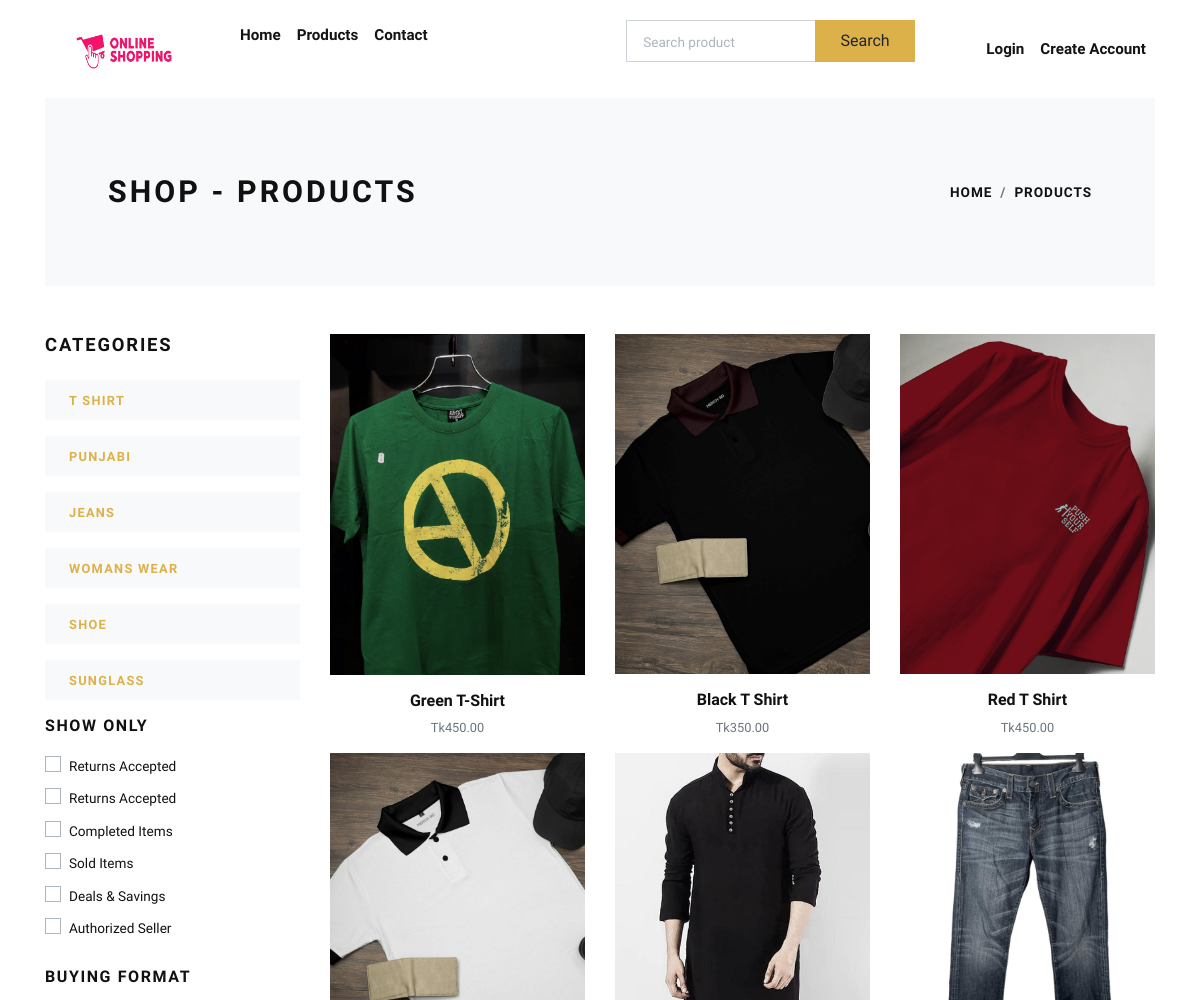
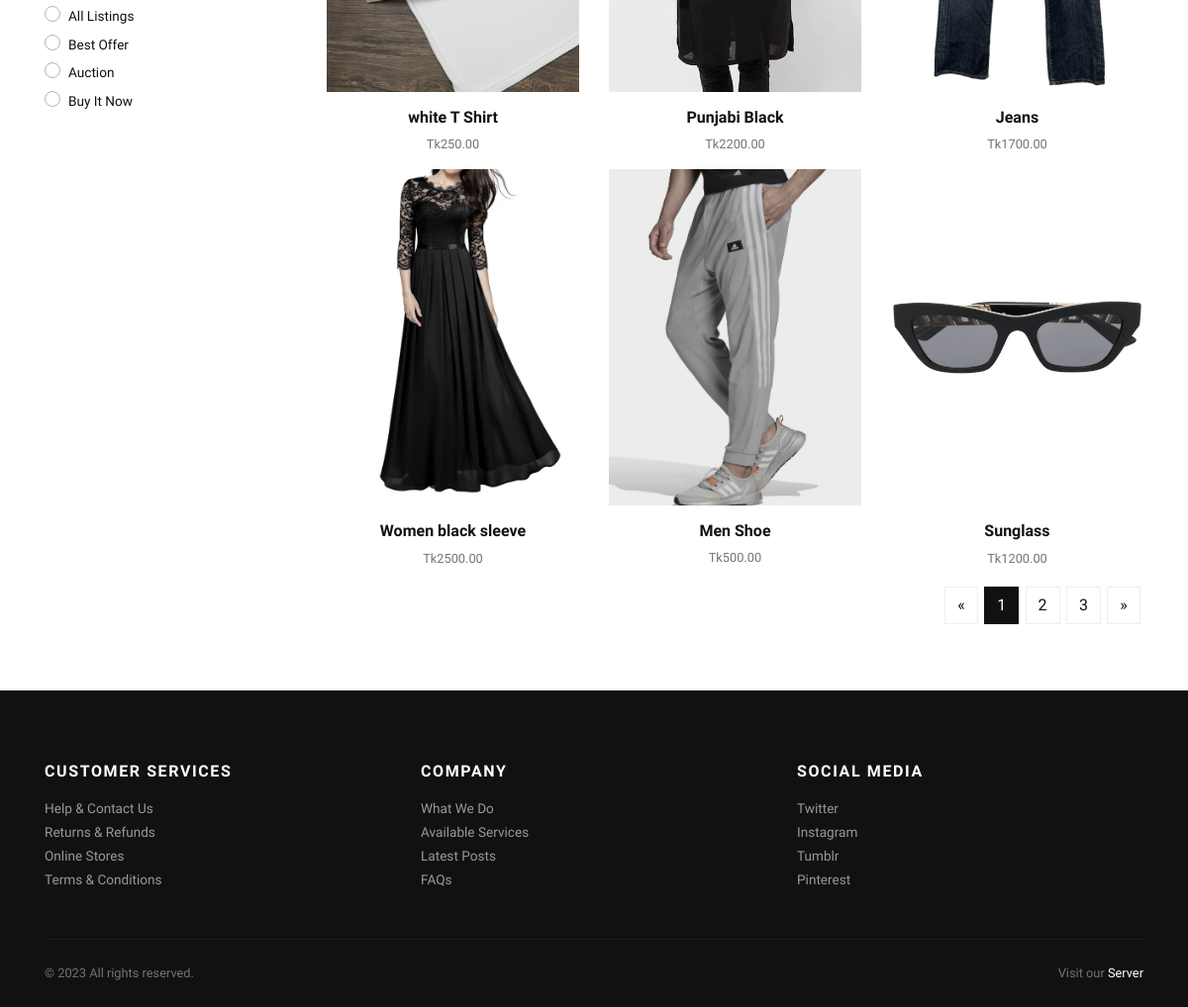
Screenshot of /products/ with the database file from the repository (2 pictures, top to bottom).
### store/models.py (models this page shows, shortened)
class Category(models.Model):
    title = models.CharField(max_length=50, verbose_name="Category Title")
    slug = models.SlugField(max_length=55, verbose_name="Category Slug")
    description = models.TextField(blank=True, verbose_name="Category Description")
    category_image = models.ImageField(
        upload_to="category", blank=True, null=True, verbose_name="Category Image"
    )
    is_active = models.BooleanField(verbose_name="Is Active?")
    is_featured = models.BooleanField(verbose_name="Is Featured?")
    created_at = models.DateTimeField(auto_now_add=True, verbose_name="Created Date")
    updated_at = models.DateTimeField(auto_now=True, verbose_name="Updated Date")
    class Meta:
        verbose_name_plural = "Categories"
        ordering = ("-created_at",)

class Product(models.Model):
    title = models.CharField(max_length=150, verbose_name="Product Title")
    slug = models.SlugField(max_length=160, verbose_name="Product Slug")
    sku = models.CharField(
        max_length=255, unique=True, verbose_name="Unique Product ID (SKU)"
    )
    short_description = models.TextField(verbose_name="Short Description")
    detail_description = models.TextField(
        blank=True, null=True, verbose_name="Detail Description"
    )
    product_image = models.ImageField(
        upload_to="product", blank=True, null=True, verbose_name="Product Image"
    )
    price = models.DecimalField(max_digits=8, decimal_places=2)
    category = models.ForeignKey(
        Category, verbose_name="Product Categoy", on_delete=models.CASCADE
    )
    is_active = models.BooleanField(verbose_name="Is Active?")
    is_featured = models.BooleanField(verbose_name="Is Featured?")
    created_at = models.DateTimeField(auto_now_add=True, verbose_name="Created Date")
    updated_at = models.DateTimeField(auto_now=True, verbose_name="Updated Date")
    class Meta:
        verbose_name_plural = "Products"
        ordering = ("-created_at",)

### store/views.py (the view)
# urls.py: path('products/', views.products, name="all_products"),
def products(request):
    category = request.GET.get("category")
    search = request.GET.get("search")
    filters = {}
    if category:
        category = get_object_or_404(Category, slug=category)
        filters["category"] = category
    if search:
        filters["title__contains"] = search
    products = Product.objects.filter(**filters, is_active=True)
    categories = Category.objects.filter(is_active=True)
    context = {
        "products": products,
        "categories": categories,
    }
    return render(request, "store/products.html", context)

### store/context_preprocessors.py (called while the page is built)
def store_menu(request):
    categories = Category.objects.filter(is_active=True)
    context = {
        'categories_menu': categories,
    }
    return context

def cart_menu(request):
    if request.user.is_authenticated:
        cart_items= Cart.objects.filter(user=request.user)
        context = {
            'cart_items': cart_items,
        }
    else:
        context = {}
    return context

### templates/store/products.html (shortened to what this page needs)
{% extends 'base.html' %}
{% load static %}
    {% block content %}
      <div class="container">
        <section class="py-5 bg-light">
          <div class="container">
            <div class="row px-4 px-lg-5 py-lg-4 align-items-center">
              <div class="col-lg-6">
                <h1 class="h2 text-uppercase mb-0">Shop - Products</h1>
              </div>
              <div class="col-lg-6 text-lg-right">
                <nav aria-label="breadcrumb">
                  <ol class="breadcrumb justify-content-lg-end mb-0 px-0">
                    <li class="breadcrumb-item"><a href="{% url 'store:home' %}">Home</a></li>
                    <li class="breadcrumb-item"><a href="{% url 'store:all-categories' %}">Products</a></li>
                  </ol>
                </nav>
              </div>
            </div>
          </div>
        </section>
        <section class="py-5">
          <div class="container p-0">
            <div class="row">
              <div class="col-lg-3 order-2 order-lg-1">
                <h5 class="text-uppercase mb-4">Categories</h5>
                {% if categories %}
                  {% for cat in categories %}
                    <a href="{% url 'store:category-products' cat.slug %}">
                      <div class="py-2 px-4 {% if category == cat %}bg-dark text-white {% else %}bg-light{% endif %} mb-3">
                        <strong class="small text-uppercase font-weight-bold">{{cat.title}}</strong>
                      </div>
                    </a>
                  {% endfor %}
                {% endif %}
                <h6 class="text-uppercase mb-3">Show only</h6>
                <div class="custom-control custom-checkbox mb-1">
                  <label class="custom-control-label text-small" for="customCheck1">Returns Accepted</label>
                </div>
                <div class="custom-control custom-checkbox mb-1">
                  <label class="custom-control-label text-small" for="customCheck2">Returns Accepted</label>
                </div>
                <div class="custom-control custom-checkbox mb-1">
                  <label class="custom-control-label text-small" for="customCheck3">Completed Items</label>
                </div>
                <div class="custom-control custom-checkbox mb-1">
                  <label class="custom-control-label text-small" for="customCheck4">Sold Items</label>
                </div>
                <div class="custom-control custom-checkbox mb-1">
                  <label class="custom-control-label text-small" for="customCheck5">Deals &amp; Savings</label>
                </div>
                <div class="custom-control custom-checkbox mb-4">
                  <label class="custom-control-label text-small" for="customCheck6">Authorized Seller</label>
                </div>
                <h6 class="text-uppercase mb-3">Buying format</h6>
                <div class="custom-control custom-radio">
                  <label class="custom-control-label text-small" for="customRadio1">All Listings</label>
                </div>
                <div class="custom-control custom-radio">
                  <label class="custom-control-label text-small" for="customRadio2">Best Offer</label>
                </div>
                <div class="custom-control custom-radio">
                  <label class="custom-control-label text-small" for="customRadio3">Auction</label>
                </div>
                <div class="custom-control custom-radio">
                  <label class="custom-control-label text-small" for="customRadio4">Buy It Now</label>
                </div>
              </div>
              <div class="col-lg-9 order-1 order-lg-2 mb-5 mb-lg-0">
                <div class="row">
                  {% if products %}
                    {% for product in products %}
                      <div class="col-lg-4 col-sm-6">
                        <div class="product text-center">
                          <div class="mb-3 position-relative">
                            <a class="d-block" href="{% url 'store:product-detail' product.slug %}">
                              {% if product.product_image %}
                                <img class="img-fluid w-100" src="{{product.product_image.url}}" alt="{{product.title}}">
                              {% else %}
                                <img class="img-fluid w-100" src="{% static 'img/product-1.jpg' %}" alt="{{product.title}}">
                              {% endif %}
                            </a>
                          </div>
                          <h6> <a class="reset-anchor" href="{% url 'store:product-detail' product.slug %}">{{product.title}}</a></h6>
                          <p class="small text-muted">Tk{{product.price}}</p>
                        </div>
                      </div>
                    {% endfor %}
                  {% endif %}
                </div>
                <nav aria-label="Page navigation example">
                  <ul class="pagination justify-content-center justify-content-lg-end">
                    <li class="page-item"><a class="page-link" href="#" aria-label="Previous"><span aria-hidden="true">«</span></a></li>
                    <li class="page-item active"><a class="page-link" href="#">1</a></li>
                    <li class="page-item"><a class="page-link" href="#">2</a></li>
                    <li class="page-item"><a class="page-link" href="#">3</a></li>
                    <li class="page-item"><a class="page-link" href="#" aria-label="Next"><span aria-hidden="true">»</span></a></li>
                  </ul>
                </nav>
              </div>
            </div>
          </div>
        </section>
      </div>
      {% endblock content %}

### Shopping/static/css/style.default.css (style rules this page uses)
.text-small { font-size: 0.85rem !important; }
strong { font-weight: 700; }
.product img { -webkit-filter: grayscale(40%); filter: grayscale(40%); transition: all 0.3s; }
.text-uppercase { text-transform: uppercase; letter-spacing: 0.1em; }
.reset-anchor { color: inherit; transition: all 0.3s; }
body { font-family: "Libre Franklin", sans-serif; font-size: 1rem; font-weight: 400; line-height: 1.5; color: #111111; background-color: #fff; }
a { color: #dcb14a; text-decoration: none; }
h1, h2, h3, h4, h5, h6, .h1, .h2, .h3, .h4, .h5, .h6 { margin-bottom: 0.5rem; font-family: inherit; font-weight: 900; line-height: 1.2; color: inherit; }
h1, .h1 { font-size: 2.2rem; }
h2, .h2 { font-size: 1.9rem; }
h5, .h5 { font-size: 1.15rem; }
h6, .h6 { font-size: 1rem; }
small, .small { font-size: 80%; font-weight: 400; }
.page-item:first-child .page-link { border-top-left-radius: 0; border-bottom-left-radius: 0; }
.page-item:last-child .page-link { border-top-right-radius: 0; border-bottom-right-radius: 0; }
.page-item.active .page-link { color: #fff; background-color: #111111; border-color: #111111; }
.page-link { padding: 0.5rem 0.75rem; line-height: 1.25; color: #111111; background-color: none; border: 1px solid #eee; margin: 0.2rem; transition: all 0.3s; }
.bg-light { background-color: #f8f9fa !important; }
.custom-checkbox .custom-control-label::before { border-radius: 0; }
.custom-radio .custom-control-label::before { border-radius: 50%; }
.custom-control-label { font-weight: 400; line-height: 2.1em; cursor: pointer; }
.breadcrumb { background: #f8f9fa; }
.breadcrumb-item { font-size: 0.85rem; text-transform: uppercase; letter-spacing: 0.07em; font-weight: 900; color: #111111; }
.breadcrumb-item a { color: inherit; transition: all 0.3s; }

### rows the page displays
Category: title "T SHIRT"
Category: title "PUNJABI"
Category: title "JEANS"
Category: title "WOMANS WEAR"
Category: title "SHOE"
Category: title "SUNGLASS"
Product: product_image (picture), title "Green T-Shirt", price "450.00"
Product: product_image (picture), title "Black T Shirt", price "350.00"
Product: product_image (picture), title "Red T Shirt", price "450.00"
Product: product_image (picture), title "white T Shirt", price "250.00"
Product: product_image (picture), title "Punjabi Black", price "2200.00"
Product: product_image (picture), title "Jeans", price "1700.00"
Product: product_image (picture), title "Women black sleeve", price "2500.00"
Product: product_image (picture), title "Men Shoe", price "500.00"
Product: product_image (picture), title "Sunglass", price "1200.00"
